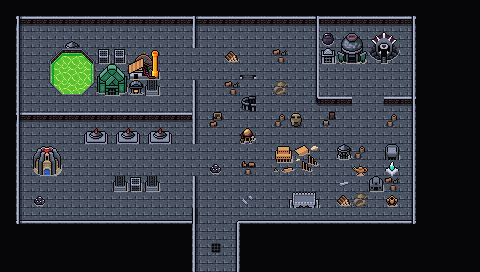

Below is a game level as drawn by its tile map, then a one-line description and the .tmx that defines it (tile-layer data replaced by summaries):
An orthogonal 30x17 tile map with 16x16 px tiles, 5 tile layers (Collision, Floor, Walls, Walls Supplementary, ...), 2 tilesets and 23 objects.

<map version="1.10" tiledversion="1.10.1" orientation="orthogonal" renderorder="right-down" width="30" height="17" tilewidth="16" tileheight="16" infinite="0" nextlayerid="9" nextobjectid="88">
 <editorsettings>
  <export target="wastetown..tmx" format="tmx" />
 </editorsettings>
 <tileset firstgid="1" source="../../tileset/main.tsx" />
 <tileset firstgid="10113" source="../../tileset/buildings.tsx" />
 <layer id="6" name="Collision" width="30" height="17">
  <data>[510 cells, 168 non-empty, 17 distinct tile ids]</data>
 </layer>
 <layer id="7" name="Floor" width="30" height="17">
  <data>[510 cells, 510 non-empty, 2 distinct tile ids]</data>
 </layer>
 <layer id="2" name="Walls" width="30" height="17">
  <data>[510 cells, 276 non-empty, 9 distinct tile ids]</data>
 </layer>
 <layer id="8" name="Walls Supplementary" width="30" height="17">
  <data>[510 cells, 20 non-empty, 11 distinct tile ids]</data>
 </layer>
 <layer id="3" name="Clutter" width="30" height="17">
  <properties>
   <property name="spriteLayer" type="bool" value="true" />
  </properties>
  <data>[510 cells, 72 non-empty, 57 distinct tile ids]</data>
 </layer>
 <objectgroup id="4" name="Objects">
  <object id="38" template="../../obj/entry_up.tx" x="192" y="270.665" width="48" height="16">
   <properties>
    <property name="teleport" value="" />
   </properties>
  </object>
  <object id="50" template="../../obj/enemy.tx" x="112.181" y="166.351">
   <properties>
    <property name="enemy" value="Apprentice Red Wizard" />
    <property name="threatRange" type="int" value="60" />
    <property name="waypoints" value="79,78" />
   </properties>
  </object>
  <object id="62" template="../../obj/gold.tx" x="21.1853" y="40.0443" />
  <object id="65" template="../../obj/gold.tx" x="321.724" y="170.529" />
  <object id="66" template="../../obj/gold.tx" x="25.3334" y="144" />
  <object id="67" template="../../obj/enemy.tx" x="214.171" y="208.358">
   <properties>
    <property name="enemy" value="Clay Golem" />
    <property name="threatRange" type="int" value="30" />
   </properties>
  </object>
  <object id="68" template="../../obj/enemy.tx" x="88.678" y="42.5046">
   <properties>
    <property name="enemy" value="Golem" />
    <property name="threatRange" type="int" value="60" />
    <property name="waypoints" value="82,85,86,87" />
   </properties>
  </object>
  <object id="69" template="../../obj/enemy.tx" x="360.086" y="110.375">
   <properties>
    <property name="enemy" value="Apprentice Blue Wizard" />
    <property name="threatRange" type="int" value="30" />
    <property name="waypoints" value="83,81,83,84" />
   </properties>
  </object>
  <object id="72" template="../../obj/gold.tx" x="392.667" y="81.3333" />
  <object id="74" template="../../obj/booster.tx" x="27.5" y="107.5">
   <properties>
    <property name="reward">[
  {
    "editions": [ "BRO" ],
    "type": "card",
    "count": 10,
    "rarity": [ "Common" ]
  },
  {
    "editions": [ "BRO" ],
    "type": "card",
    "count": 3,
    "rarity": [ "Uncommon" ]
  },
  {
    "editions": [ "BRO" ],
    "type": "card",
    "count": 1,
    "rarity": [ "Rare", "Mythic Rare" ]
  }
]
</property>
   </properties>
  </object>
  <object id="75" template="../../obj/treasure.tx" x="171.5" y="215.5">
   <properties>
    <property name="reward">[{
  "type": "randomCard",
  "count": 1,
  "rarity": [ "rare", "mythic rare" ],
  "colors": [ "colorID" ]
},{
  "type": "randomCard",
  "count": 4,
  "rarity": [ "uncommon" ],
  "addMaxCount": 2
}]</property>
    <property name="spawn.Hard" type="bool" value="false" />
   </properties>
  </object>
  <object id="76" template="../../obj/manashards.tx" x="289.333" y="52" />
  <object id="77" template="../../obj/manashards.tx" x="324" y="83.3333" />
  <object id="78" template="../../obj/waypoint.tx" x="67.3333" y="170.667" />
  <object id="79" template="../../obj/waypoint.tx" x="171.333" y="168" />
  <object id="80" template="../../obj/waypoint.tx" x="282" y="76.6667" />
  <object id="81" template="../../obj/waypoint.tx" x="290.667" y="138" />
  <object id="82" template="../../obj/waypoint.tx" x="176.833" y="41.5" />
  <object id="83" template="../../obj/waypoint.tx" x="361.333" y="136.667" />
  <object id="84" template="../../obj/waypoint.tx" x="361" y="86" />
  <object id="85" template="../../obj/waypoint.tx" x="165" y="109.5" />
  <object id="86" template="../../obj/waypoint.tx" x="30" y="103.5" />
  <object id="87" template="../../obj/waypoint.tx" x="23" y="45.5" />
 </objectgroup>
</map>
